Frame 1 (no input): blank canvas, image omitted
Frame 60 (no input): blank canvas, image omitted
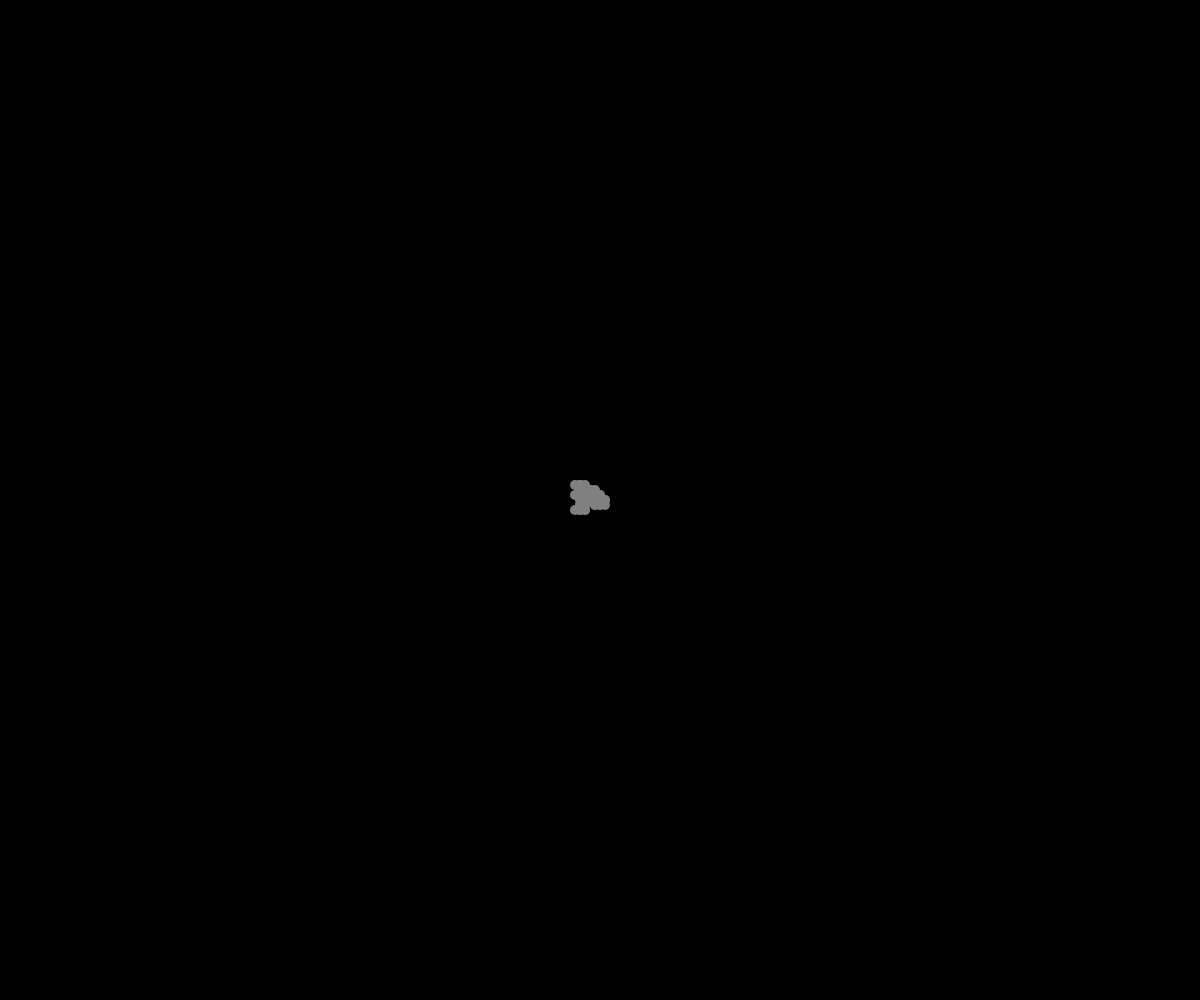
Frame 120 (the mouse pressed at the canvas centre since frame 60)

The p5.js sketch whose frames 1 and 60 were blank and that drew this single picture after the mouse press (run headless with seeded random() and noise() and a simulated clock; from frame 60 on, the mouse is pressed at the canvas centre):

// p5.js sketch
// ── sketch.js
// object oriented project

let walkers = [];
let collours = ["red","yellow","orange","grey","purple"];

function setup() {
  createCanvas(windowWidth, windowHeight);

  background(0);
}

function draw() {
  for (let i = 0; i <walkers.length;i++){
    walkers[i].display();
    walkers[i].move();
  }
}

function mousePressed(){
  let someWaker = new walker(mouseX,mouseY, random(collours));
  walkers.push(someWaker);
}

class walker{ // everything in a class is a function
  constructor(x,y,theColor){
    this.x = x;
    this.y = y;
    this.color = theColor;
    this.speed = 5;
  }

  display(){
    noStroke();
    fill(this.color);
    ellipse(this.x, this.y, 10, 10);
  }

  move(){

    let choice = random(100);
    if (choice < 25){
      this.x += this.speed;
    }
    else if (choice < 50){
      this.x -= this.speed;
    }
    else if (choice <75){
      this.y += this.speed;
    }
    else{
      this.y -= this.speed;
    }
  }
}
